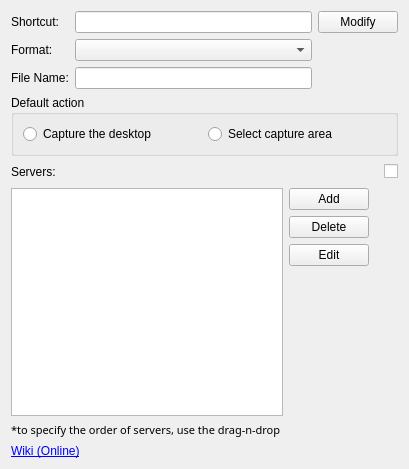
<?xml version="1.0" encoding="UTF-8"?>
<ui version="4.0">
 <class>OptionsWidget</class>
 <widget class="QWidget" name="OptionsWidget">
  <property name="geometry">
   <rect>
    <x>0</x>
    <y>0</y>
    <width>409</width>
    <height>469</height>
   </rect>
  </property>
  <property name="windowTitle">
   <string>Form</string>
  </property>
  <layout class="QVBoxLayout" name="verticalLayout_3">
   <item>
    <layout class="QGridLayout" name="gridLayout">
     <item row="0" column="0">
      <widget class="QLabel" name="label">
       <property name="text">
        <string>Shortcut:</string>
       </property>
      </widget>
     </item>
     <item row="0" column="1">
      <widget class="QLineEdit" name="le_shortcut">
       <property name="readOnly">
        <bool>true</bool>
       </property>
      </widget>
     </item>
     <item row="1" column="0">
      <widget class="QLabel" name="label_7">
       <property name="text">
        <string>Format:</string>
       </property>
      </widget>
     </item>
     <item row="2" column="0">
      <widget class="QLabel" name="label_8">
       <property name="text">
        <string>File Name:</string>
       </property>
      </widget>
     </item>
     <item row="2" column="1">
      <widget class="QLineEdit" name="le_filename"/>
     </item>
     <item row="1" column="1">
      <widget class="QComboBox" name="cb_format"/>
     </item>
     <item row="0" column="2">
      <widget class="QPushButton" name="pb_modify">
       <property name="toolTip">
        <string>Modify hotkey</string>
       </property>
       <property name="text">
        <string>Modify</string>
       </property>
      </widget>
     </item>
    </layout>
   </item>
   <item>
    <widget class="QGroupBox" name="groupBox">
     <property name="title">
      <string>Default action</string>
     </property>
     <layout class="QHBoxLayout" name="horizontalLayout_3">
      <item>
       <widget class="QRadioButton" name="rb_desktop">
        <property name="text">
         <string>Capture the desktop</string>
        </property>
       </widget>
      </item>
      <item>
       <widget class="QRadioButton" name="rb_area">
        <property name="text">
         <string>Select capture area</string>
        </property>
       </widget>
      </item>
     </layout>
    </widget>
   </item>
   <item>
    <layout class="QHBoxLayout" name="horizontalLayout_2">
     <item>
      <widget class="QLabel" name="label_5">
       <property name="text">
        <string>Servers:</string>
       </property>
      </widget>
     </item>
     <item>
      <spacer name="horizontalSpacer_2">
       <property name="orientation">
        <enum>Qt::Horizontal</enum>
       </property>
       <property name="sizeHint" stdset="0">
        <size>
         <width>40</width>
         <height>20</height>
        </size>
       </property>
      </spacer>
     </item>
     <item>
      <widget class="QCheckBox" name="cb_hack">
       <property name="text">
        <string/>
       </property>
      </widget>
     </item>
    </layout>
   </item>
   <item>
    <layout class="QHBoxLayout" name="horizontalLayout">
     <item>
      <layout class="QVBoxLayout" name="verticalLayout">
       <item>
        <widget class="QListWidget" name="lw_servers">
         <property name="font">
          <font>
           <family>Sans Serif</family>
           <pointsize>10</pointsize>
          </font>
         </property>
         <property name="dragEnabled">
          <bool>true</bool>
         </property>
         <property name="dragDropOverwriteMode">
          <bool>true</bool>
         </property>
         <property name="dragDropMode">
          <enum>QAbstractItemView::DragDrop</enum>
         </property>
         <property name="defaultDropAction">
          <enum>Qt::MoveAction</enum>
         </property>
        </widget>
       </item>
       <item>
        <widget class="QLabel" name="label_2">
         <property name="font">
          <font>
           <family>Sans Serif</family>
           <pointsize>8</pointsize>
          </font>
         </property>
         <property name="text">
          <string>*to specify the order of servers, use the drag-n-drop </string>
         </property>
        </widget>
       </item>
      </layout>
     </item>
     <item>
      <layout class="QVBoxLayout" name="verticalLayout_2">
       <item>
        <widget class="QPushButton" name="pb_add">
         <property name="toolTip">
          <string>Add new server</string>
         </property>
         <property name="text">
          <string>Add</string>
         </property>
        </widget>
       </item>
       <item>
        <widget class="QPushButton" name="pb_del">
         <property name="toolTip">
          <string>Delete current server</string>
         </property>
         <property name="text">
          <string>Delete</string>
         </property>
        </widget>
       </item>
       <item>
        <widget class="QPushButton" name="pb_edit">
         <property name="toolTip">
          <string>Edit current server</string>
         </property>
         <property name="text">
          <string>Edit</string>
         </property>
        </widget>
       </item>
       <item>
        <spacer name="verticalSpacer">
         <property name="orientation">
          <enum>Qt::Vertical</enum>
         </property>
         <property name="sizeHint" stdset="0">
          <size>
           <width>0</width>
           <height>0</height>
          </size>
         </property>
        </spacer>
       </item>
      </layout>
     </item>
     <item>
      <spacer name="horizontalSpacer_4">
       <property name="orientation">
        <enum>Qt::Horizontal</enum>
       </property>
       <property name="sizeHint" stdset="0">
        <size>
         <width>13</width>
         <height>13</height>
        </size>
       </property>
      </spacer>
     </item>
    </layout>
   </item>
   <item>
    <widget class="QLabel" name="lb_wiki">
     <property name="text">
      <string>&lt;a href=&quot;http://psi-plus.com/wiki/plugins#screenshot_plugin&quot;&gt;Wiki (Online)&lt;/a&gt;</string>
     </property>
     <property name="openExternalLinks">
      <bool>true</bool>
     </property>
    </widget>
   </item>
  </layout>
 </widget>
 <resources/>
 <connections/>
</ui>
